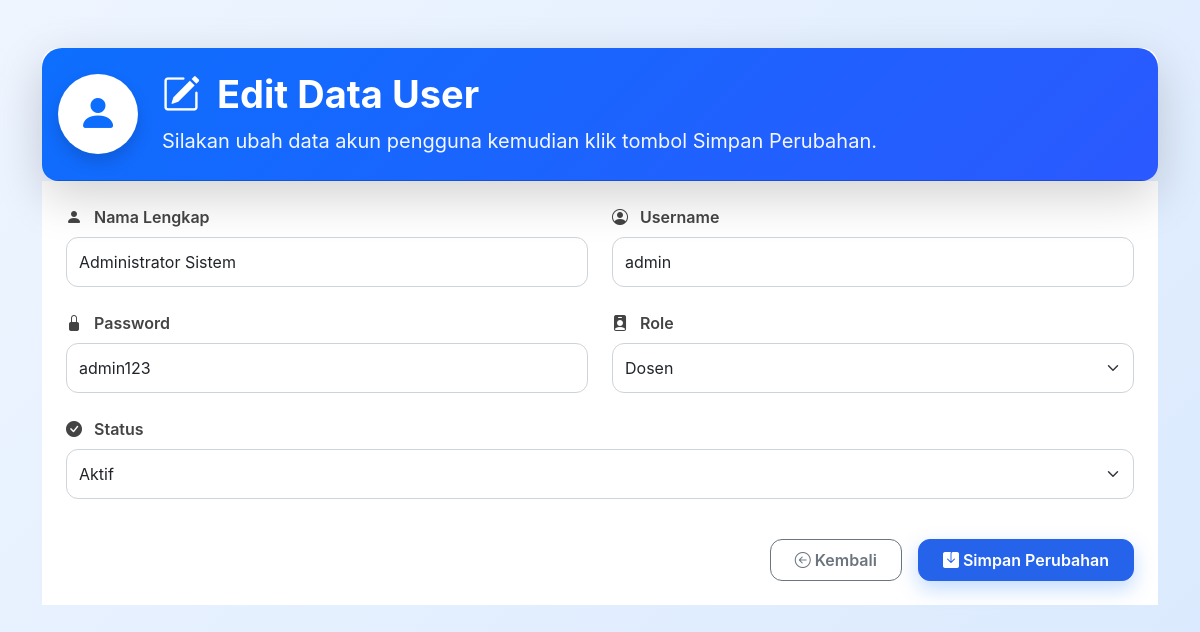
Screenshot of /edit_user.php?id=1 with the database file from the repository.
### tables this page shows
CREATE TABLE `user_login` (
  `id_user` int(11) NOT NULL,
  `nama_lengkap` varchar(100) NOT NULL,
  `username` varchar(50) NOT NULL,
  `password` varchar(255) NOT NULL,
  `role` enum('admin','dosen','mahasiswa') DEFAULT 'mahasiswa',
  `status` enum('aktif','nonaktif') DEFAULT 'aktif',
  `created_at` timestamp NOT NULL DEFAULT current_timestamp()
);

### edit_user.php (the view, shortened to what this page needs)
<?php
include "koneksi.php";
$id = $_GET['id'];
$query = mysqli_query($koneksi, "SELECT * FROM user_login WHERE id_user='$id'");
$row = mysqli_fetch_assoc($query);
?>
<!DOCTYPE html>
<html lang="id">
    <head>
        <link href="https://cdn.jsdelivr.net/npm/bootstrap@5.3.3/dist/css/bootstrap.min.css" rel="stylesheet">
        <link rel="stylesheet" href="https://cdn.jsdelivr.net/npm/bootstrap-icons@1.11.3/font/bootstrap-icons.min.css">
        <link rel="stylesheet" href="assets/css/style.css">
    </head>
    <body class="bg-light">
        <div class="container py-5">
            <div class="card shadow-lg border-0 rounded-4 overflow-hidden">
                <div class="card-header bg-primary text-white py-4">
                    <div class="d-flex align-items-center">
                        <div class="me-4">
                            <div class="bg-white rounded-circle shadow d-flex justify-content-center align-items-center"
                            style="width:80px; height:80px;">
                            <i class="bi bi-person-fill text-primary fs-1"></i>
                        </div>
                    </div>
                    <div>
                        <h2 class="fw-bold mb-2">
                            <i class="bi bi-pencil-square me-2"></i>
                            Edit Data User
                        </h2>
                        <p class="mb-0 fs-5">
                            Silakan ubah data akun pengguna kemudian klik tombol Simpan Perubahan.
                        </p>
                    </div>
                </div>
            </div>
        </div>
        <div class="card-body p-4">
            <form action="proses_edit_user.php" method="POST">
                <div class="row">
                    <div class="col-md-6 mb-4">
                        <label class="form-label fw-semibold">
                            <i class="bi bi-person-fill me-2"></i>
                            Nama Lengkap
                        </label>
                        <input
                        type="text"
                        name="nama_lengkap"
                        class="form-control"
                        value="<?= $row['nama_lengkap']; ?>"
                        required>
                    </div>
                    <div class="col-md-6 mb-4">
                        <label class="form-label fw-semibold">
                            <i class="bi bi-person-circle me-2"></i>
                            Username
                        </label>
                        <input
                        type="text"
                        name="username"
                        class="form-control"
                        value="<?= $row['username']; ?>"
                        required>
                    </div>
                    <div class="col-md-6 mb-4">
                        <label class="form-label fw-semibold">
                            <i class="bi bi-lock-fill me-2"></i>
                            Password
                        </label>
                        <input
                        type="text"
                        name="password"
                        class="form-control"
                        value="<?= $row['password']; ?>"
                        required>
                    </div>
                    <div class="col-md-6 mb-4">
                        <label class="form-label fw-semibold">
                            <i class="bi bi-person-badge-fill me-2"></i>
                            Role
                        </label>
                        <select
                        name="role"
                        class="form-select"
                        required>
                            <option value="dosen" <?= $row['role']=="dosen" ? "selected" : ""; ?>>
                                Dosen
                            </option>
                    </select>
                </div>
                <div class="col-12 mb-4">
                    <label class="form-label fw-semibold">
                        <i class="bi bi-check-circle-fill me-2"></i>
                        Status
                    </label>
                    <select name="status" class="form-select" required>
                        <option value="aktif" <?= $row['status']=="aktif" ? "selected" : ""; ?>>
                            Aktif
                        </option>
                    </select>
                </div>
            </div>
            <div class="d-flex justify-content-end gap-3 mt-3">
                <a href="user.php" class="btn btn-outline-secondary px-4 py-2">
                    <i class="bi bi-arrow-left-circle"></i>
                    Kembali
                </a>
                <button type="submit" class="btn btn-primary px-4 py-2">
                    <i class="bi bi-save-fill"></i>
                    Simpan Perubahan
                </button>
            </div>
        </form>
    </div>
</div>
</body>
</html>

### assets/css/style.css (style rules this page uses)
:root { --primary: #2563eb; --primary-dark: #1e40af; --secondary: #64748b; --soft-bg: #f8fafc; --dark: #0f172a; --card-border: #e2e8f0; --success: #16a34a; --warning: #f59e0b; --danger: #dc2626; }
* { box-sizing: border-box; }
body { font-family: "Inter", "Segoe UI", Arial, sans-serif; background: var(--soft-bg); color: var(--dark); }
.form-control, .form-select { border-radius: 14px; border-color: #cbd5e1; padding: 11px 14px; }
.btn { border-radius: 14px; font-weight: 700; }
.btn-primary { background: var(--primary); border-color: var(--primary); }
body { background:#f5f7fb; }
.card { border-radius:20px; }
.card-header { border-radius:20px 20px 0 0 !important; }
.form-control, .form-select { border-radius:12px; padding:12px; }
.form-label { font-weight:600; color:#333; }
.btn { border-radius:12px; padding:10px 25px; font-weight:600; }
.btn-primary { box-shadow:0 8px 20px rgba(13,110,253,.25); }
body { background:linear-gradient(135deg,#eef5ff,#dbeafe); }
.form-label { font-weight:600; color:#444; }
.form-control, .form-select { border-radius:12px; padding:12px; border:1px solid #ced4da; }
.card-body { background:white; }
.card-header { background: linear-gradient(135deg,#0d6efd,#2b59ff) !important; }
.card-header h2 { font-size:38px; font-weight:700; }
.card-header p { font-size:18px; opacity:.95; }
.card-header .rounded-circle { transition:.3s; }

### rows the page displays
user_login: nama_lengkap "Administrator Sistem", username "admin", password "admin123", role "Dosen", status "Aktif"
